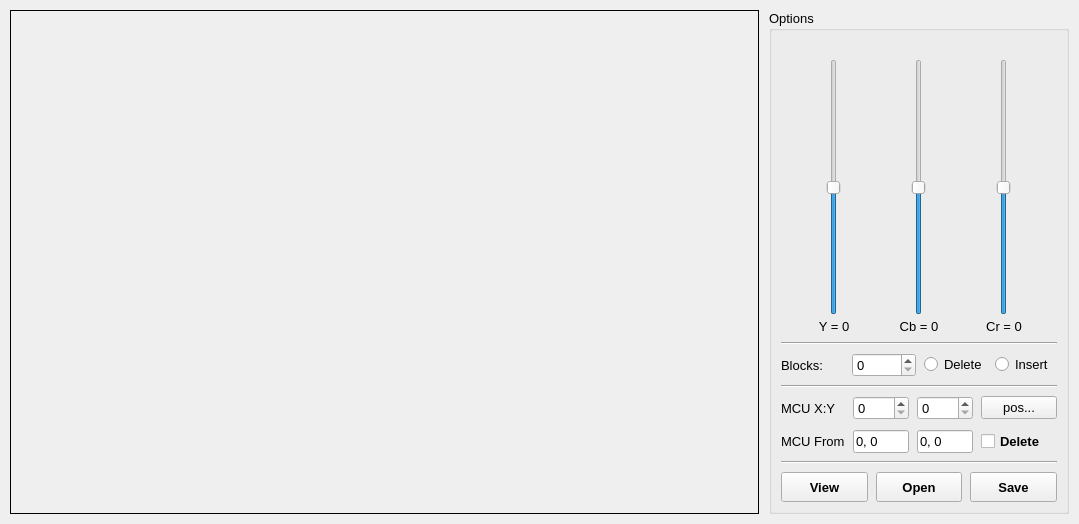
<?xml version="1.0" encoding="UTF-8"?>
<ui version="4.0">
 <class>Edit_Image</class>
 <widget class="QMainWindow" name="Edit_Image">
  <property name="geometry">
   <rect>
    <x>0</x>
    <y>0</y>
    <width>1079</width>
    <height>524</height>
   </rect>
  </property>
  <property name="minimumSize">
   <size>
    <width>760</width>
    <height>520</height>
   </size>
  </property>
  <property name="windowTitle">
   <string>Edit Image</string>
  </property>
  <property name="windowIcon">
   <iconset>
    <normaloff>Logo/logo.ico</normaloff>Logo/logo.ico</iconset>
  </property>
  <widget class="QWidget" name="centralwidget">
   <layout class="QHBoxLayout" name="mainLayout" stretch="1,0">
    <property name="spacing">
     <number>10</number>
    </property>
    <property name="leftMargin">
     <number>10</number>
    </property>
    <property name="topMargin">
     <number>10</number>
    </property>
    <property name="rightMargin">
     <number>10</number>
    </property>
    <property name="bottomMargin">
     <number>10</number>
    </property>
    <item>
     <widget class="QLabel" name="label">
      <property name="sizePolicy">
       <sizepolicy hsizetype="Expanding" vsizetype="Expanding">
        <horstretch>0</horstretch>
        <verstretch>0</verstretch>
       </sizepolicy>
      </property>
      <property name="minimumSize">
       <size>
        <width>400</width>
        <height>300</height>
       </size>
      </property>
      <property name="cursor">
       <cursorShape>CrossCursor</cursorShape>
      </property>
      <property name="frameShape">
       <enum>QFrame::Box</enum>
      </property>
      <property name="text">
       <string/>
      </property>
      <property name="scaledContents">
       <bool>true</bool>
      </property>
      <property name="alignment">
       <set>Qt::AlignCenter</set>
      </property>
     </widget>
    </item>
    <item>
     <widget class="QGroupBox" name="groupBox">
      <property name="sizePolicy">
       <sizepolicy hsizetype="Fixed" vsizetype="Expanding">
        <horstretch>0</horstretch>
        <verstretch>0</verstretch>
       </sizepolicy>
      </property>
      <property name="minimumSize">
       <size>
        <width>300</width>
        <height>0</height>
       </size>
      </property>
      <property name="maximumSize">
       <size>
        <width>300</width>
        <height>16777215</height>
       </size>
      </property>
      <property name="font">
       <font>
        <pointsize>10</pointsize>
       </font>
      </property>
      <property name="title">
       <string>Options</string>
      </property>
      <layout class="QVBoxLayout" name="optionsLayout">
       <property name="spacing">
        <number>8</number>
       </property>
       <item>
        <layout class="QGridLayout" name="slidersLayout">
         <property name="horizontalSpacing">
          <number>12</number>
         </property>
         <property name="verticalSpacing">
          <number>4</number>
         </property>
         <item row="0" column="0">
          <widget class="QLabel" name="lc_y">
           <property name="maximumSize">
            <size>
             <width>40</width>
             <height>16</height>
            </size>
           </property>
           <property name="pixmap">
            <pixmap>resources/white.jpg</pixmap>
           </property>
           <property name="scaledContents">
            <bool>true</bool>
           </property>
          </widget>
         </item>
         <item row="0" column="1">
          <widget class="QLabel" name="lc_cb">
           <property name="maximumSize">
            <size>
             <width>40</width>
             <height>16</height>
            </size>
           </property>
           <property name="pixmap">
            <pixmap>resources/green.jpg</pixmap>
           </property>
           <property name="scaledContents">
            <bool>true</bool>
           </property>
          </widget>
         </item>
         <item row="0" column="2">
          <widget class="QLabel" name="lc_cr">
           <property name="maximumSize">
            <size>
             <width>40</width>
             <height>16</height>
            </size>
           </property>
           <property name="pixmap">
            <pixmap>resources/red.jpg</pixmap>
           </property>
           <property name="scaledContents">
            <bool>true</bool>
           </property>
          </widget>
         </item>
         <item row="1" column="0" alignment="Qt::AlignHCenter">
          <widget class="QSlider" name="slider_y">
           <property name="toolTip">
            <string>Luminance (Y)</string>
           </property>
           <property name="minimum">
            <number>-1000</number>
           </property>
           <property name="maximum">
            <number>1000</number>
           </property>
           <property name="orientation">
            <enum>Qt::Vertical</enum>
           </property>
          </widget>
         </item>
         <item row="1" column="1" alignment="Qt::AlignHCenter">
          <widget class="QSlider" name="slider_cb">
           <property name="toolTip">
            <string>Chroma blue (Cb)</string>
           </property>
           <property name="minimum">
            <number>-1000</number>
           </property>
           <property name="maximum">
            <number>1000</number>
           </property>
           <property name="orientation">
            <enum>Qt::Vertical</enum>
           </property>
          </widget>
         </item>
         <item row="1" column="2" alignment="Qt::AlignHCenter">
          <widget class="QSlider" name="slider_cr">
           <property name="toolTip">
            <string>Chroma red (Cr)</string>
           </property>
           <property name="minimum">
            <number>-1000</number>
           </property>
           <property name="maximum">
            <number>1000</number>
           </property>
           <property name="orientation">
            <enum>Qt::Vertical</enum>
           </property>
          </widget>
         </item>
         <item row="2" column="0">
          <widget class="QLabel" name="l_y">
           <property name="text">
            <string>Y = 0</string>
           </property>
           <property name="alignment">
            <set>Qt::AlignCenter</set>
           </property>
          </widget>
         </item>
         <item row="2" column="1">
          <widget class="QLabel" name="l_cb">
           <property name="text">
            <string>Cb = 0</string>
           </property>
           <property name="alignment">
            <set>Qt::AlignCenter</set>
           </property>
          </widget>
         </item>
         <item row="2" column="2">
          <widget class="QLabel" name="l_cr">
           <property name="text">
            <string>Cr = 0</string>
           </property>
           <property name="alignment">
            <set>Qt::AlignCenter</set>
           </property>
          </widget>
         </item>
        </layout>
       </item>
       <item>
        <widget class="Line" name="line">
         <property name="orientation">
          <enum>Qt::Horizontal</enum>
         </property>
        </widget>
       </item>
       <item>
        <layout class="QHBoxLayout" name="blocksLayout">
         <item>
          <widget class="QLabel" name="l_block">
           <property name="text">
            <string>Blocks:</string>
           </property>
           <property name="buddy">
            <cstring>spinBox</cstring>
           </property>
          </widget>
         </item>
         <item>
          <widget class="QSpinBox" name="spinBox">
           <property name="maximum">
            <number>10000</number>
           </property>
          </widget>
         </item>
         <item>
          <widget class="QRadioButton" name="radio1">
           <property name="text">
            <string>Delete</string>
           </property>
          </widget>
         </item>
         <item>
          <widget class="QRadioButton" name="radio2">
           <property name="text">
            <string>Insert</string>
           </property>
          </widget>
         </item>
        </layout>
       </item>
       <item>
        <widget class="Line" name="line_3">
         <property name="orientation">
          <enum>Qt::Horizontal</enum>
         </property>
        </widget>
       </item>
       <item>
        <layout class="QGridLayout" name="mcuLayout">
         <property name="horizontalSpacing">
          <number>8</number>
         </property>
         <property name="verticalSpacing">
          <number>10</number>
         </property>
         <item row="0" column="0">
          <widget class="QLabel" name="l_mcu">
           <property name="text">
            <string>MCU X:Y</string>
           </property>
          </widget>
         </item>
         <item row="0" column="1">
          <widget class="QSpinBox" name="sbox_mcu_x">
           <property name="maximum">
            <number>9999</number>
           </property>
          </widget>
         </item>
         <item row="0" column="2">
          <widget class="QSpinBox" name="sbox_mcu_y">
           <property name="maximum">
            <number>9999</number>
           </property>
          </widget>
         </item>
         <item row="0" column="3">
          <widget class="QPushButton" name="b_pos">
           <property name="text">
            <string>pos...</string>
           </property>
          </widget>
         </item>
         <item row="1" column="0">
          <widget class="QLabel" name="l_mcu_2">
           <property name="text">
            <string>MCU From</string>
           </property>
          </widget>
         </item>
         <item row="1" column="1">
          <widget class="QLineEdit" name="le_mcu_xy_1">
           <property name="text">
            <string>0, 0</string>
           </property>
          </widget>
         </item>
         <item row="1" column="2">
          <widget class="QLineEdit" name="le_mcu_xy_2">
           <property name="text">
            <string>0, 0</string>
           </property>
          </widget>
         </item>
         <item row="1" column="3">
          <widget class="QCheckBox" name="b0x_d3l3t3_2">
           <property name="font">
            <font>
             <pointsize>10</pointsize>
             <bold>true</bold>
            </font>
           </property>
           <property name="text">
            <string>Delete</string>
           </property>
          </widget>
         </item>
        </layout>
       </item>
       <item>
        <widget class="Line" name="line_2">
         <property name="orientation">
          <enum>Qt::Horizontal</enum>
         </property>
        </widget>
       </item>
       <item>
        <layout class="QHBoxLayout" name="buttonsLayout">
         <item>
          <widget class="QPushButton" name="b_View">
           <property name="minimumSize">
            <size>
             <width>0</width>
             <height>30</height>
            </size>
           </property>
           <property name="font">
            <font>
             <pointsize>10</pointsize>
             <bold>true</bold>
            </font>
           </property>
           <property name="text">
            <string>View</string>
           </property>
          </widget>
         </item>
         <item>
          <widget class="QPushButton" name="b_Open">
           <property name="minimumSize">
            <size>
             <width>0</width>
             <height>30</height>
            </size>
           </property>
           <property name="font">
            <font>
             <pointsize>10</pointsize>
             <bold>true</bold>
            </font>
           </property>
           <property name="text">
            <string>Open</string>
           </property>
          </widget>
         </item>
         <item>
          <widget class="QPushButton" name="b_Save">
           <property name="minimumSize">
            <size>
             <width>0</width>
             <height>30</height>
            </size>
           </property>
           <property name="font">
            <font>
             <pointsize>10</pointsize>
             <bold>true</bold>
            </font>
           </property>
           <property name="text">
            <string>Save</string>
           </property>
          </widget>
         </item>
        </layout>
       </item>
      </layout>
     </widget>
    </item>
   </layout>
  </widget>
 </widget>
 <tabstops>
  <tabstop>slider_y</tabstop>
  <tabstop>slider_cb</tabstop>
  <tabstop>slider_cr</tabstop>
  <tabstop>spinBox</tabstop>
  <tabstop>radio1</tabstop>
  <tabstop>radio2</tabstop>
  <tabstop>sbox_mcu_x</tabstop>
  <tabstop>sbox_mcu_y</tabstop>
  <tabstop>b_pos</tabstop>
  <tabstop>le_mcu_xy_1</tabstop>
  <tabstop>le_mcu_xy_2</tabstop>
  <tabstop>b0x_d3l3t3_2</tabstop>
  <tabstop>b_View</tabstop>
  <tabstop>b_Open</tabstop>
  <tabstop>b_Save</tabstop>
 </tabstops>
 <resources/>
 <connections/>
</ui>
